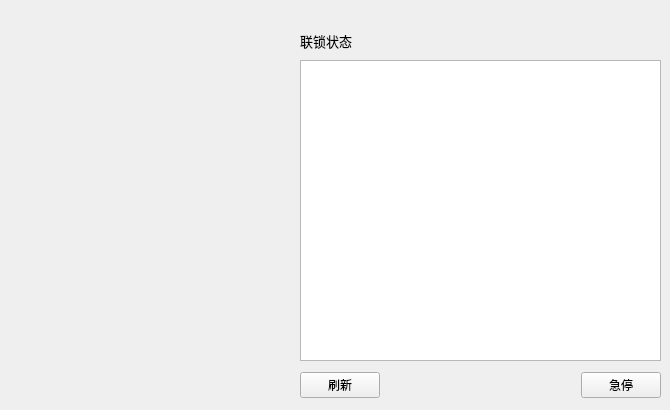
    <widget class="QWidget" name="tab_7">
     <attribute name="title">
      <string>安全联锁</string>
     </attribute>
     <widget class="QWidget" name="horizontalLayoutWidget_7">
      <property name="geometry">
       <rect>
        <x>300</x>
        <y>370</y>
        <width>361</width>
        <height>31</height>
       </rect>
      </property>
      <layout class="QHBoxLayout" name="horizontalLayout_7">
       <property name="sizeConstraint">
        <enum>QLayout::SetMinimumSize</enum>
       </property>
       <item>
        <widget class="QPushButton" name="pushButton_12">
         <property name="text">
          <string>刷新</string>
         </property>
        </widget>
       </item>
       <item>
        <spacer name="horizontalSpacer_8">
         <property name="orientation">
          <enum>Qt::Horizontal</enum>
         </property>
         <property name="sizeHint" stdset="0">
          <size>
           <width>40</width>
           <height>20</height>
          </size>
         </property>
        </spacer>
       </item>
       <item>
        <widget class="QPushButton" name="pushButton_13">
         <property name="text">
          <string>急停</string>
         </property>
        </widget>
       </item>
      </layout>
     </widget>
     <widget class="QLabel" name="label_15">
      <property name="geometry">
       <rect>
        <x>300</x>
        <y>30</y>
        <width>71</width>
        <height>21</height>
       </rect>
      </property>
      <property name="font">
       <font>
        <pointsize>10</pointsize>
       </font>
      </property>
      <property name="text">
       <string>联锁状态</string>
      </property>
     </widget>
     <widget class="QTextEdit" name="textEdit_5">
      <property name="geometry">
       <rect>
        <x>300</x>
        <y>60</y>
        <width>361</width>
        <height>301</height>
       </rect>
      </property>
     </widget>
    </widget>
